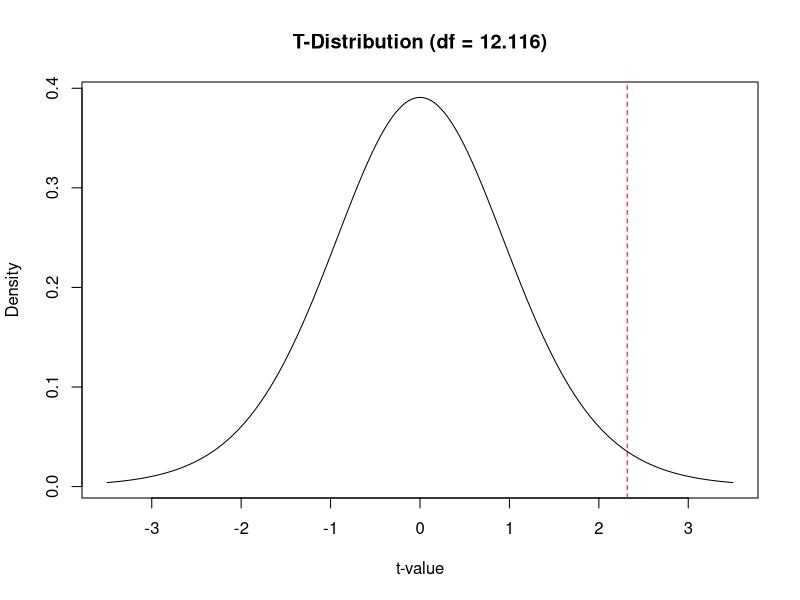
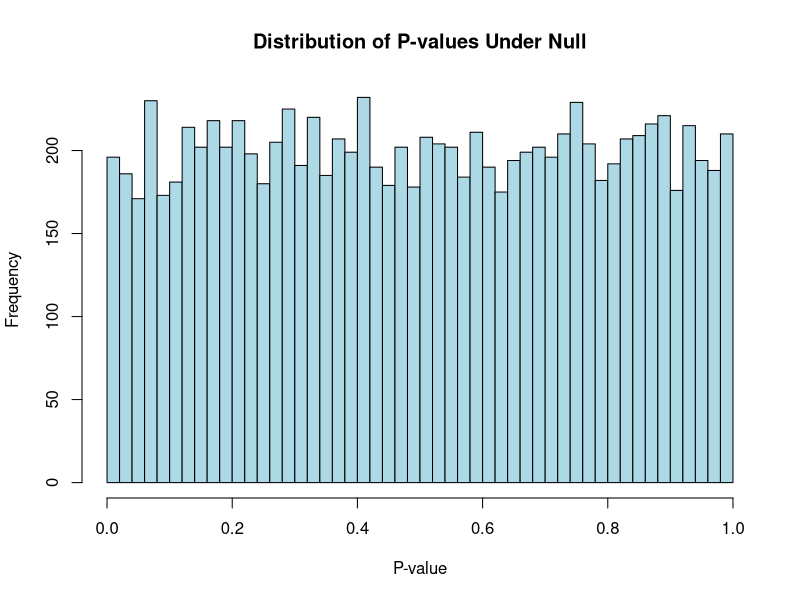
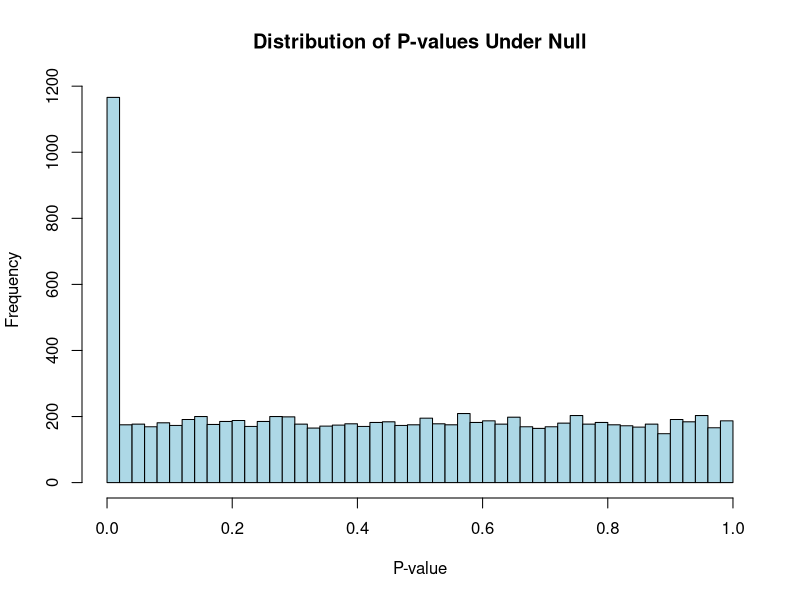

These charts were generated, in order, by the following R code:
## ---- chunk 1
knitr::opts_chunk$set(echo = TRUE, warning = FALSE, message = FALSE)
## ---- chunk 2
# Create two groups of data
group1 <- c(2013.7, 2141.9, 2040.2, 1973.3, 2162.2, 1994.8, 1913.3, 2068.7)
group2 <- c(1974.6, 2027.6, 1914.8, 1955.8, 1963, 2025.5, 1865.1, 1922.4)

# Check sample sizes
length(group1)
length(group2)

# Calculate summary statistics
mean(group1)
mean(group2)
var(group1)
var(group2)
## ---- chunk 3
# Calculate t-value manually
t.value <- (mean(group1) - mean(group2)) / 
           sqrt(var(group1)/length(group1) + var(group2)/length(group2))
t.value
## ---- chunk 4
# Perform t-test using R's function
t.test(group1, group2)
## ---- chunk 5
# Create sequence for plotting
t <- seq(-3.5, 3.5, by = 0.01)

# Plot the t-distribution
plot(t, dt(t, df = 12.116), type = "l", 
     main = "T-Distribution (df = 12.116)",
     xlab = "t-value", ylab = "Density")
abline(v = t.value, col = "red", lty = 2)

# Calculate p-value manually
# One-tailed p-value
pt(t.value, df = 12.116, lower.tail = FALSE)

# Two-tailed p-value
2 * pt(t.value, df = 12.116, lower.tail = FALSE)
## ---- chunk 6
# Create grouping variable (0 for group1, 1 for group2)
group <- rep(0:1, each = 8)

# Combine all data
all <- c(group1, group2)

# Perform t-test using formula notation
t.test(all ~ group)

# Extract p-value from test results
out <- t.test(all ~ group)
names(out)
out$p.value
## ---- chunk 7
# Create matrix for 10,000 tests with 16 samples each
data <- matrix(NA, ncol = 16, nrow = 10000)

# Generate null data: same distribution for all samples
for (i in 1:10000) {
  data[i, ] <- rnorm(16, mean = 2000, sd = 100)
}

# Show first row as example
data[1, ]
## ---- chunk 8
# Perform t-test for each feature
p.value <- numeric()
for (i in 1:10000) {
  p.value[i] <- t.test(data[i, ] ~ group)$p.value
}

# Visualize p-value distribution (should be uniform under null)
hist(p.value, breaks = 50, main = "Distribution of P-values Under Null",
     xlab = "P-value", col = "lightblue")

# Count significant tests at α = 0.05
sum(p.value < 0.05)
## ---- chunk 9
set.seed(123)  # For reproducibility

# Define group structure
group <- rep(0:1, each = 8)

# Create matrix for 10,000 tests with 16 samples each
data <- matrix(NA, ncol = 16, nrow = 10000)

# Number of truly differentially expressed features
n_true_diff <- 1000

# Randomly select which features will be differentially expressed
true_diff_indices <- sample(1:10000, n_true_diff)

# Generate data for each feature
for (i in 1:10000) {
  if (i %in% true_diff_indices) {
    # Differentially expressed: different means between groups
    # Group 0 (samples 1-8): mean = 2000
    # Group 1 (samples 9-16): mean = 2100 (difference of 100)
    data[i, group == 0] <- rnorm(8, mean = 2000, sd = 100)
    data[i, group == 1] <- rnorm(8, mean = 2500, sd = 100)
  } else {
    # Not differentially expressed: same distribution for all samples
    data[i, ] <- rnorm(16, mean = 2000, sd = 100)
  }
}

# Show examples
cat("Example of null feature (row 1):\n")
print(round(data[1, ], 1))
cat("\nMean group 0:", round(mean(data[1, group == 0]), 1))
cat("\nMean group 1:", round(mean(data[1, group == 1]), 1))

cat("\n\nExample of differentially expressed feature (row", true_diff_indices[1], "):\n")
print(round(data[true_diff_indices[1], ], 1))
cat("\nMean group 0:", round(mean(data[true_diff_indices[1], group == 0]), 1))
cat("\nMean group 1:", round(mean(data[true_diff_indices[1], group == 1]), 1))

# Store true differential expression status for later evaluation
true_status <- rep("null", 10000)
true_status[true_diff_indices] <- "DE"
table(true_status)
## ---- chunk 10
# Perform t-test for each feature
p.value <- numeric()
for (i in 1:10000) {
  p.value[i] <- t.test(data[i, ] ~ group)$p.value
}

# Visualize p-value distribution (should be uniform under null)
hist(p.value, breaks = 50, main = "Distribution of P-values Under Null",
     xlab = "P-value", col = "lightblue")

# Count significant tests at α = 0.05
sum(p.value < 0.05)

# Create confusion matrix to evaluate performance
predicted_sig <- p.value < 0.05
table(True = true_status, Predicted = ifelse(predicted_sig, "Significant", "Not Sig"))

# Calculate performance metrics
true_positives <- sum(predicted_sig & true_status == "DE")
false_positives <- sum(predicted_sig & true_status == "null")
false_negatives <- sum(!predicted_sig & true_status == "DE")
true_negatives <- sum(!predicted_sig & true_status == "null")

cat("\nPerformance at α = 0.05 (no correction):\n")
cat("True Positives:", true_positives, "\n")
cat("False Positives:", false_positives, "\n")
cat("False Negatives:", false_negatives, "\n")
cat("True Negatives:", true_negatives, "\n")
cat("Sensitivity (Power):", round(true_positives / 1000, 3), "\n")
cat("False Discovery Rate:", round(false_positives / sum(predicted_sig), 3), "\n")
## ---- chunk 11
g <- 10000
alpha <- 0.05

# Bonferroni correction: most conservative
bonferroni <- alpha / g
bonferroni

# Šidák single-step correction: slightly less conservative
SidakSS <- 1 - (1 - alpha)^(1/g)
SidakSS

# Count significant results
sum(p.value < bonferroni)
sum(p.value < SidakSS)

# Evaluate performance with Bonferroni correction
bonf_sig <- p.value < bonferroni
cat("\nBonferroni Performance:\n")
cat("Significant features:", sum(bonf_sig), "\n")
cat("True Positives:", sum(bonf_sig & true_status == "DE"), "\n")
cat("False Positives:", sum(bonf_sig & true_status == "null"), "\n")
cat("Sensitivity:", round(sum(bonf_sig & true_status == "DE") / 1000, 3), "\n")
if(sum(bonf_sig) > 0) {
  cat("FDR:", round(sum(bonf_sig & true_status == "null") / sum(bonf_sig), 3), "\n")
}
## ---- chunk 12
# Holm's step-down method
holm <- numeric()
SidakSD <- numeric()

for (i in 1:g) {
  holm[i] <- alpha / (g - i + 1)
  SidakSD[i] <- 1 - (1 - alpha)^(1/(g - i + 1))
}

# Show first 10 thresholds
head(holm, 10)
head(SidakSD, 10)

# Count significant results with step-down methods
sum(sort(p.value) < holm)
sum(sort(p.value) < SidakSD)

# Evaluate Holm's method performance
holm_sig <- sort(p.value) < holm
holm_features <- order(p.value)[holm_sig]
cat("\nHolm's Method Performance:\n")
cat("Significant features:", sum(holm_sig), "\n")
cat("True Positives:", sum(true_status[holm_features] == "DE"), "\n")
cat("False Positives:", sum(true_status[holm_features] == "null"), "\n")
cat("Sensitivity:", round(sum(true_status[holm_features] == "DE") / 1000, 3), "\n")
if(sum(holm_sig) > 0) {
  cat("FDR:", round(sum(true_status[holm_features] == "null") / sum(holm_sig), 3), "\n")
}
## ---- chunk 13
sessionInfo()
